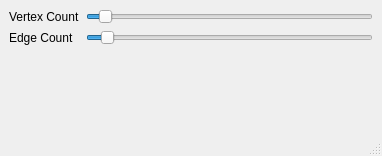
<ui version="4.0" >
 <class>MainWindow</class>
 <widget class="QMainWindow" name="MainWindow" >
  <property name="geometry" >
   <rect>
    <x>0</x>
    <y>0</y>
    <width>382</width>
    <height>156</height>
   </rect>
  </property>
  <property name="windowTitle" >
   <string>Titan / Python GUI Example</string>
  </property>
  <widget class="QWidget" name="centralwidget" >
   <layout class="QGridLayout" >
    <item row="0" column="0" >
     <widget class="QLabel" name="label" >
      <property name="text" >
       <string>Vertex Count</string>
      </property>
     </widget>
    </item>
    <item row="0" column="1" >
     <widget class="QSlider" name="vertexCount" >
      <property name="minimum" >
       <number>1</number>
      </property>
      <property name="maximum" >
       <number>200</number>
      </property>
      <property name="value" >
       <number>10</number>
      </property>
      <property name="orientation" >
       <enum>Qt::Horizontal</enum>
      </property>
     </widget>
    </item>
    <item row="1" column="0" >
     <widget class="QLabel" name="label_2" >
      <property name="text" >
       <string>Edge Count</string>
      </property>
     </widget>
    </item>
    <item row="1" column="1" >
     <widget class="QSlider" name="edgeCount" >
      <property name="maximum" >
       <number>1000</number>
      </property>
      <property name="value" >
       <number>50</number>
      </property>
      <property name="orientation" >
       <enum>Qt::Horizontal</enum>
      </property>
     </widget>
    </item>
    <item row="2" column="1" >
     <spacer>
      <property name="orientation" >
       <enum>Qt::Vertical</enum>
      </property>
      <property name="sizeHint" >
       <size>
        <width>20</width>
        <height>40</height>
       </size>
      </property>
     </spacer>
    </item>
   </layout>
  </widget>
  <widget class="QMenuBar" name="menubar" >
   <property name="geometry" >
    <rect>
     <x>0</x>
     <y>0</y>
     <width>382</width>
     <height>22</height>
    </rect>
   </property>
  </widget>
  <widget class="QStatusBar" name="statusbar" />
 </widget>
 <resources/>
 <connections/>
</ui>
